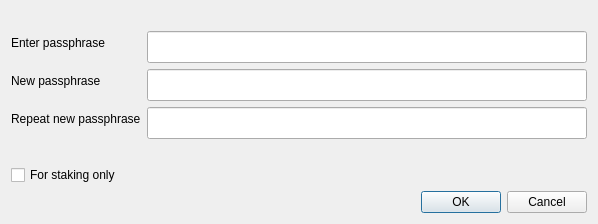
<?xml version="1.0" encoding="UTF-8"?>
<ui version="4.0">
 <class>AskPassphraseDialog</class>
 <widget class="QDialog" name="AskPassphraseDialog">
  <property name="geometry">
   <rect>
    <x>0</x>
    <y>0</y>
    <width>598</width>
    <height>209</height>
   </rect>
  </property>
  <property name="sizePolicy">
   <sizepolicy hsizetype="Preferred" vsizetype="Minimum">
    <horstretch>0</horstretch>
    <verstretch>0</verstretch>
   </sizepolicy>
  </property>
  <property name="minimumSize">
   <size>
    <width>550</width>
    <height>0</height>
   </size>
  </property>
  <property name="windowTitle">
   <string>Passphrase Dialog</string>
  </property>
  <layout class="QVBoxLayout" name="verticalLayout">
   <item>
    <widget class="QLabel" name="warningLabel">
     <property name="textFormat">
      <enum>Qt::RichText</enum>
     </property>
     <property name="wordWrap">
      <bool>true</bool>
     </property>
    </widget>
   </item>
   <item>
    <layout class="QFormLayout" name="formLayout">
     <property name="fieldGrowthPolicy">
      <enum>QFormLayout::AllNonFixedFieldsGrow</enum>
     </property>
     <item row="0" column="0">
      <widget class="QLabel" name="passLabel1">
       <property name="text">
        <string>Enter passphrase</string>
       </property>
      </widget>
     </item>
     <item row="0" column="1">
      <widget class="QLineEdit" name="passEdit1">
       <property name="minimumSize">
        <size>
         <width>0</width>
         <height>32</height>
        </size>
       </property>
       <property name="maximumSize">
        <size>
         <width>16777215</width>
         <height>32</height>
        </size>
       </property>
       <property name="echoMode">
        <enum>QLineEdit::Password</enum>
       </property>
      </widget>
     </item>
     <item row="1" column="0">
      <widget class="QLabel" name="passLabel2">
       <property name="text">
        <string>New passphrase</string>
       </property>
      </widget>
     </item>
     <item row="1" column="1">
      <widget class="QLineEdit" name="passEdit2">
       <property name="minimumSize">
        <size>
         <width>0</width>
         <height>32</height>
        </size>
       </property>
       <property name="maximumSize">
        <size>
         <width>16777215</width>
         <height>32</height>
        </size>
       </property>
       <property name="echoMode">
        <enum>QLineEdit::Password</enum>
       </property>
      </widget>
     </item>
     <item row="2" column="0">
      <widget class="QLabel" name="passLabel3">
       <property name="text">
        <string>Repeat new passphrase</string>
       </property>
      </widget>
     </item>
     <item row="2" column="1">
      <widget class="QLineEdit" name="passEdit3">
       <property name="minimumSize">
        <size>
         <width>0</width>
         <height>32</height>
        </size>
       </property>
       <property name="maximumSize">
        <size>
         <width>16777215</width>
         <height>32</height>
        </size>
       </property>
       <property name="echoMode">
        <enum>QLineEdit::Password</enum>
       </property>
      </widget>
     </item>
     <item row="3" column="1">
      <widget class="QLabel" name="capsLabel">
       <property name="font">
        <font>
         <weight>75</weight>
         <bold>true</bold>
        </font>
       </property>
       <property name="text">
        <string/>
       </property>
       <property name="alignment">
        <set>Qt::AlignCenter</set>
       </property>
      </widget>
     </item>
     <item row="4" column="0">
      <widget class="QCheckBox" name="stakingCheckBox">
       <property name="enabled">
        <bool>true</bool>
       </property>
       <property name="visible">
        <bool>false</bool>
       </property>
       <property name="toolTip">
        <string>Serves to disable the trivial sendmoney when OS account compromised. Provides no real security.</string>
       </property>
       <property name="text">
        <string>For staking only</string>
       </property>
      </widget>
     </item>
    </layout>
   </item>
   <item>
    <widget class="QDialogButtonBox" name="buttonBox">
     <property name="orientation">
      <enum>Qt::Horizontal</enum>
     </property>
     <property name="standardButtons">
      <set>QDialogButtonBox::Cancel|QDialogButtonBox::Ok</set>
     </property>
    </widget>
   </item>
  </layout>
 </widget>
 <resources/>
 <connections>
  <connection>
   <sender>buttonBox</sender>
   <signal>accepted()</signal>
   <receiver>AskPassphraseDialog</receiver>
   <slot>accept()</slot>
   <hints>
    <hint type="sourcelabel">
     <x>248</x>
     <y>254</y>
    </hint>
    <hint type="destinationlabel">
     <x>157</x>
     <y>274</y>
    </hint>
   </hints>
  </connection>
  <connection>
   <sender>buttonBox</sender>
   <signal>rejected()</signal>
   <receiver>AskPassphraseDialog</receiver>
   <slot>reject()</slot>
   <hints>
    <hint type="sourcelabel">
     <x>316</x>
     <y>260</y>
    </hint>
    <hint type="destinationlabel">
     <x>286</x>
     <y>274</y>
    </hint>
   </hints>
  </connection>
 </connections>
</ui>
